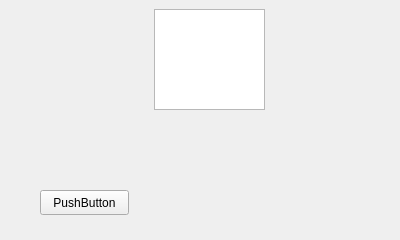
<?xml version="1.0" encoding="UTF-8"?>
<ui version="4.0">
 <class>Widget</class>
 <widget class="QWidget" name="Widget">
  <property name="geometry">
   <rect>
    <x>0</x>
    <y>0</y>
    <width>400</width>
    <height>240</height>
   </rect>
  </property>
  <property name="windowTitle">
   <string>Widget</string>
  </property>
  <widget class="QGraphicsView" name="graphicsView">
   <property name="geometry">
    <rect>
     <x>154</x>
     <y>9</y>
     <width>111</width>
     <height>101</height>
    </rect>
   </property>
  </widget>
  <widget class="QPushButton" name="pushButton">
   <property name="geometry">
    <rect>
     <x>40</x>
     <y>190</y>
     <width>89</width>
     <height>25</height>
    </rect>
   </property>
   <property name="text">
    <string>PushButton</string>
   </property>
  </widget>
 </widget>
 <layoutdefault spacing="6" margin="11"/>
 <resources/>
 <connections/>
</ui>
